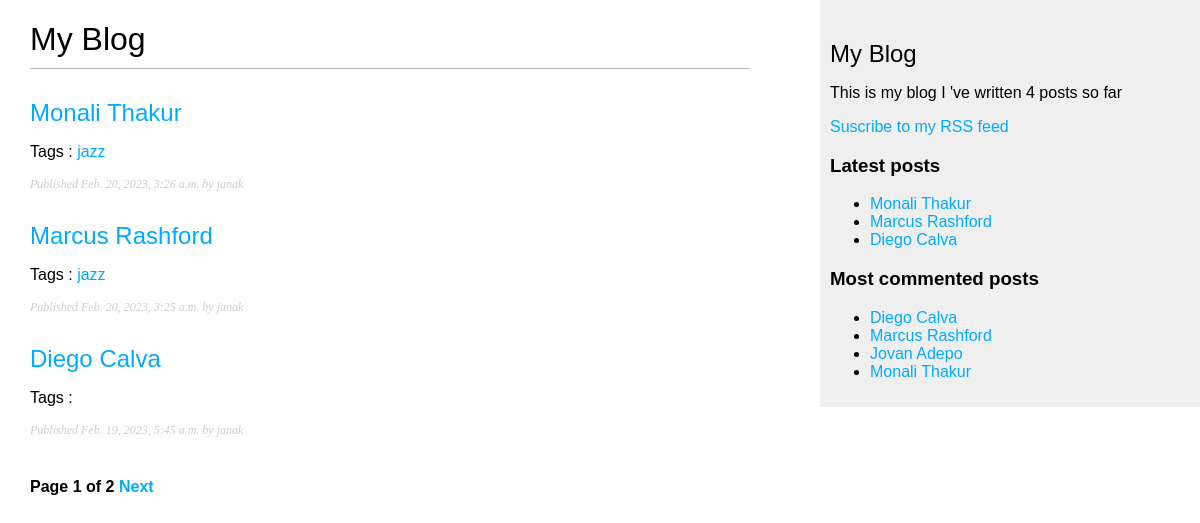
Page /blog/ on the earlier database version.
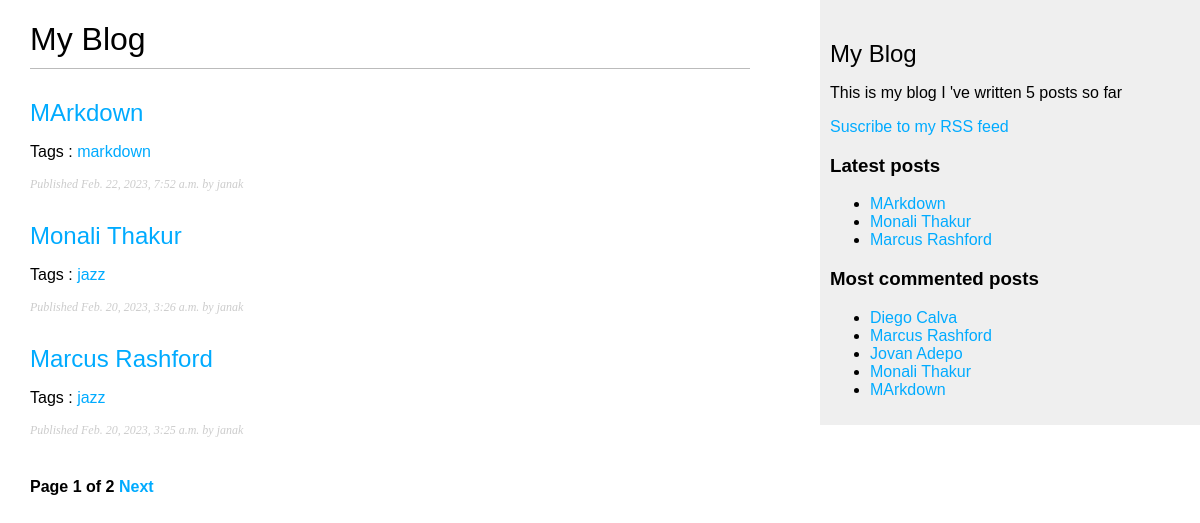
Same page on the later database version.
### blog/models.py (models this page shows, shortened)
class Post(models.Model):
    class Status(models.TextChoices):
        DRAFT = 'DF','Draft'
        PUBLISHED = 'PB','Published'
    title = models.CharField(max_length=250)
    slug = models.SlugField(max_length=250,unique_for_date='publish')
    author = models.ForeignKey(User,on_delete=models.CASCADE,related_name='blog_posts')
    body = models.TextField()
    publish = models.DateTimeField(default=timezone.now)
    created = models.DateTimeField(auto_now_add=True)
    updated = models.DateTimeField(auto_now=True)
    status = models.CharField(max_length=2,choices=Status.choices,
    default=Status.DRAFT)
    objects = models.Manager() #The default manager
    published = PublishedManager() #Our custom manager
    class Meta:
        ordering = ['-publish']
        indexes = [
            models.Index(fields=['-publish']),
        ]
    def get_absolute_url(self):
        return reverse('blog:post_detail',
        args=[self.publish.year,
        self.publish.month,
        self.publish.day,
        self.slug])
    tags = TaggableManager()

### blog/views.py (the view)
# urls.py: path('',views.post_list,name='post_list'),
def post_list(request,tag_slug=None):
    post_list = Post.published.all()
    tag = None
    if tag_slug:
        tag = get_object_or_404(Tag,slug=tag_slug)
        post_list = post_list.filter(tags__in = [tag])
    paginator = Paginator(post_list,3)
    page_number = request.GET.get('page')
    try:
        posts = paginator.page(page_number)
    except PageNotAnInteger:
        posts = paginator.page(1)
    except EmptyPage:
        posts = paginator.page(paginator.num_pages)
    return render(request,'blog/post/list.html',{'posts':posts,'tag':tag})

### blog/models.py (called while the page is built)
    def get_queryset(self):
        return super().get_queryset().filter(status=Post.Status.PUBLISHED)

### blog/templatetags/blog_tags.py (called while the page is built)
@register.simple_tag
def total_posts():
    return Post.published.count()

@register.inclusion_tag('blog/post/latest_posts.html')
def show_latest_posts(count=5):
    latest_posts = Post.published.order_by('-publish')[:count]
    return {'latest_posts':latest_posts}

@register.simple_tag
def get_most_commented_posts(count=5):
    return Post.published.annotate(total_comments=Count('comments')).order_by('-total_comments')[:count]

@register.filter(name='markdown')
def markdown_format(text):
    return mark_safe(markdown.markdown(text))

### blog/templates/blog/post/list.html (shortened to what this page needs)
{% extends "blog/base.html" %}
{% load blog_tags %}
{% block content %}
<h1>My Blog</h1>
{% for post in posts %}
<h2>
    <a href="{{ post.get_absolute_url }}">
        {{ post.title }}
    </a>
</h2>
<p class="tags">
    Tags :
    {% for tag in post.tags.all %}
    <a href="{% url "blog:post_list_by_tag" tag.slug %}">
        {{ tag.name }}
    </a>
    {% endfor %}
</p>
<p class="date">
    Published {{ post.publish }} by {{ post.author }}
</p>
{% endfor %}
{% include "pagination.html" with page=posts %}
{% endblock %}

### blog/templates/blog/base.html (shortened to what this page needs)
{% load blog_tags %}
{% load static %}
<!DOCTYPE html>
<html>
    <head>
        <link href="{% static "blog/blog.css" %}" rel="stylesheet">
    </head>
    <body>
        <div id="content">
            {% block content %}
            {% endblock%}
        </div>
        <div id="sidebar">
            <h2>My Blog</h2>
            <p>This is my blog
                I 've written {% total_posts %} posts so far
            </p>
            <p>
                <a href="{% url "blog:post_feed" %}">
                    Suscribe to my RSS feed
                </a>
            </p>
           <h3>Latest posts</h3>
           {% show_latest_posts 3%}
           <h3>Most commented posts</h3>
           {% get_most_commented_posts as most_commented_posts %}
           <ul>
            {% for post in most_commented_posts %}
            <li>
                <a href="{{ post.get_absolute_url }}">{{ post.title }}</a>
            </li>
            {% endfor %}
           </ul>
        </div>
    </body>
</html>

### blog/templates/pagination.html (shortened to what this page needs)
<div class="pagination">
    <span class="step-links">
        <span class="current">
            Page {{ page.number }} of {{ page.paginator.num_pages }}
        </span>
        {% if page.has_next %}
        <a href="?page={{ page.next_page_number }}">
            Next
        </a>
        {% endif %}
    </span>
</div>

### blog/templates/blog/post/latest_posts.html
<ul>
    {% for post in latest_posts %}
    <li>
        <a href="{{ post.get_absolute_url }}">{{ post.title }}</a>
    </li>
    {% endfor %}
</ul>

### blog/static/blog/blog.css (style rules this page uses)
body { margin:0; padding:0; font-family:helvetica, sans-serif; }
a { color:#00abff; text-decoration:none; }
h1 { font-weight:normal; border-bottom:1px solid #bbb; padding:0 0 10px 0; }
h2 { font-weight:normal; margin:30px 0 0; }
#content { float:left; width:60%; padding:0 0 0 30px; }
#sidebar { float:right; width:30%; padding:10px; background:#efefef; height:100%; }
p.date { color:#ccc; font-family: georgia, serif; font-size: 12px; font-style: italic; }
.pagination { margin:40px 0; font-weight:bold; }

Differences in the rows shown:
no longer on one of the page's lists (row unchanged): Post: title "Diego Calva", publish "Feb. 19, 2023, 5:45 a.m.", author "janak"
added Post: title "MArkdown", publish "Feb. 22, 2023, 7:52 a.m.", author "janak"
added Tag: name "markdown", shown under "MArkdown"
Other differences:
text no longer shown: "4"
text now shown: "5"
